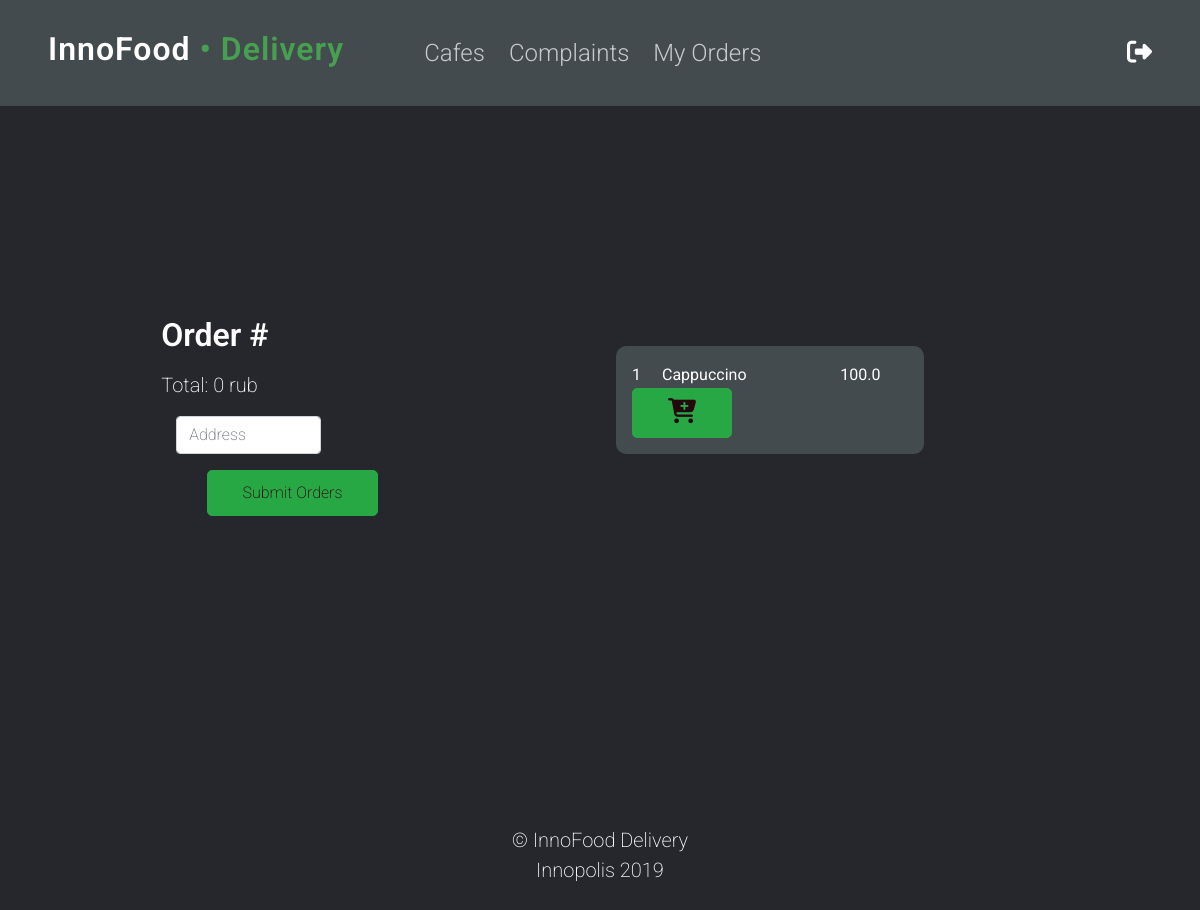
/cafes/2/ (signed in), run on the app's committed database.
### core/models.py (models this page shows, shortened)
class Dish(models.Model):
    name = models.CharField(max_length=100)
    price = models.FloatField(default=0)
    visible = models.BooleanField(default=True)
    in_menu = models.BooleanField(default=True)
    cafe = models.ForeignKey(Cafe, on_delete=models.CASCADE)

### core/views.py (the view, shortened to what this page needs)
# urls.py: path('cafes/<int:id>/', views.DishListView.as_view(), name='dishes'),
class DishListView(ListView):
    model = Dish
    template_name = 'core/dishes.html'
    def get_queryset(self):
        print(self.kwargs)
        context = Dish.objects.filter(cafe=self.kwargs['id'])
        return context
    @method_decorator(login_required)
    def dispatch(self, request, *args, **kwargs):
        return super(DishListView, self).dispatch(request, *args, **kwargs)

### core/templates/core/dishes.html (shortened to what this page needs)
{% extends 'core/base.html' %}
{% block content %}
<div class="container-fluid h-100">
    <div class="row h-100 ">
            <div class="col-md-6 my-auto dish-main">
                <form action="new_order/" method="post">
                <div class="container my-order">
                    <h2>Order #</h2>
                    <p class="total"></p>
                 <div class="form-group my-auto col-lg-8">
                    <input style="color:#000" type="text" class="form-control" name="destination" placeholder="Address">
                </div>
                <div class="dishes-button">
                    <input id="send_selected" type="submit" class="btn btn-success cartSubmit" value="Submit Orders"/>
                </div>
                </div>
                </form>
            </div>
            <div class="col-md-6 my-auto dish-main">
                <div class="row dishesList">
                    {% for dish in object_list %}
                    <div class="col-md-6 dish">
                        <div class="row">
                            <div class="col-md-1 align-self-center dishId">{{dish.id}}</div>
                            <div class="col-md-7 align-self-center dishName">{{dish.name}}</div>
                            <div class="col-md-2 align-self-center price">{{dish.price }}</div>
                            <div class="col-md-2 align-self-center">
                                <button type="button" class="btn btn-success addToCart">
                                    <i class="fa fa-cart-plus"></i>
                                </button>
                            </div>
                        </div>
                    </div>
                    {% endfor %}
                </div>
            </div>
    </div>
</div>
{% endblock %}

### static/css/innofood.css (style rules this page uses)
html, body { width: 100%; height: 100%; line-height: 1.667; }
body { font-family: 'Roboto', 'sans-serif'; }
h2 { font-size: 4vh; font-weight: 600; }
p { font-size: 20px; line-height: 1.5; font-weight: 200; }
input[type="text"], input[type="password"], input[type="email"] { font-size:2vh; font-weight: 200; color: black; }
i { font-size:30pt!important; }
header.masthead .btn { font-size: 2vh!important; color: rgb(36,8,12); font-weight: 700; }
.btn { border-radius: 5px; font-size: 2vh; color:#fff; padding: 10px 35px; font-weight: 250 !important; }
.container-fluid { padding: 0; }
html, body { height: 100%; background-color: #26262D; color: white; }
.dish { background-color: #444B4E; margin: 1rem; padding: 1rem; border-radius: 10px; }
.dish-main { margin-top: 2rem; }
.dishes-button { text-align: center; margin-top: 1rem; }
.my-order { margin-top: 2rem; width: 50%; }
.fa, .fas { font-size: 25px !important; }
input, select { background-color: whitesmoke; border: none; border-radius: 10px; padding: 10px; color: black; }

### data on the page
Dish: id "1", name "Cappuccino", price "100.0"
